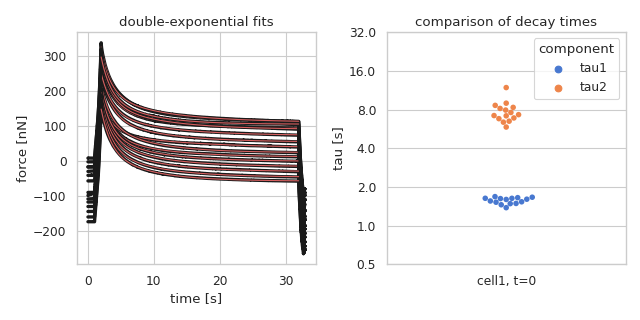

Here is the Python script that generated this plot:
"""Double-exponential fit to stress-relaxation data

This example reproduces the first entry in figure 5d (cell1) of
:cite:`Battistella_2022`.

Please note that in the original manuscript, not all curves were
used in the final figure. Some curves were excluded based on
curve quality. The data were kindly provided by Alice Battistella.
"""

import pathlib
import shutil
import tempfile

import afmformats

from lmfit.models import ConstantModel, ExponentialModel
import matplotlib.pylab as plt
from matplotlib.ticker import ScalarFormatter
import numpy as np
import pandas
import seaborn as sns
sns.set_theme(style="whitegrid", palette="muted")


# extract the data to a temporary directory
data_path = pathlib.Path(__file__).parent / "data"
wd_path = pathlib.Path(tempfile.mkdtemp())
shutil.unpack_archive(data_path / "10.1002_btm2.10294_fig5d-cell1.zip",
                      wd_path)

# scale conversion constants
xsc = 1
ysc = 1e9
xl = "time [s]"
yl = "force [nN]"

# data extraction
data = []
for path in wd_path.glob("*.jpk-force"):
    data += afmformats.load_data(path)

# this is where the data for the swarm plot is stored
rdat = {
    "tau": [],
    "component": [],
    "cell": [],
}

data_fits = []

for di in data:
    # use intermediate `intr` segment data
    x = di.intr["time"] * xsc
    y = di.intr["force"] * ysc

    # fitting with double-exponential
    const = ConstantModel()
    exp_1 = ExponentialModel(prefix='exp1_')
    exp_2 = ExponentialModel(prefix='exp2_')

    pars = exp_1.guess(y, x=x)
    pars.update(exp_2.guess(y, x=x))
    pars["exp1_decay"].set(value=1, min=0.1)
    pars["exp2_decay"].set(value=8, min=2)
    pars.update(const.guess(y, x=x))
    pars["c"].set(value=np.min(y))

    mod = const + exp_1 + exp_2

    init = mod.eval(pars, x=x)
    out = mod.fit(y, pars, x=x)
    data_fits.append([x, out.best_fit])

    rdat["tau"].append(out.params["exp1_decay"].value)
    rdat["component"].append("tau1")
    rdat["cell"].append("cell1, t=0")

    rdat["tau"].append(out.params["exp2_decay"].value)
    rdat["component"].append("tau2")
    rdat["cell"].append("cell1, t=0")


fig = plt.figure(figsize=(8, 4))

# plot all stress-relaxation curves
ax1 = plt.subplot(121, title="double-exponential fits")
for ii in range(len(data)):
    di = data[ii]
    ax1.plot(di["time"]*xsc, di["force"]*ysc, color="k", lw=3)
    xf, yf = data_fits[ii]
    ax1.plot(xf, yf, color="r", lw=1)
ax1.set_xlabel(xl)
ax1.set_ylabel(yl)

df = pandas.DataFrame(data=rdat)
# Draw a categorical scatterplot to show each observation
ax2 = plt.subplot(122, title="comparison of decay times")
ax2 = sns.swarmplot(data=df, x="cell", y="tau", hue="component")
ax2.set_yscale('log', base=2)
ax2.yaxis.set_major_formatter(ScalarFormatter())
ax2.set_yticks([0.5, 1, 2, 4, 8, 16, 32])
ax2.set(xlabel="", ylabel="tau [s]")

plt.tight_layout()

plt.show()
